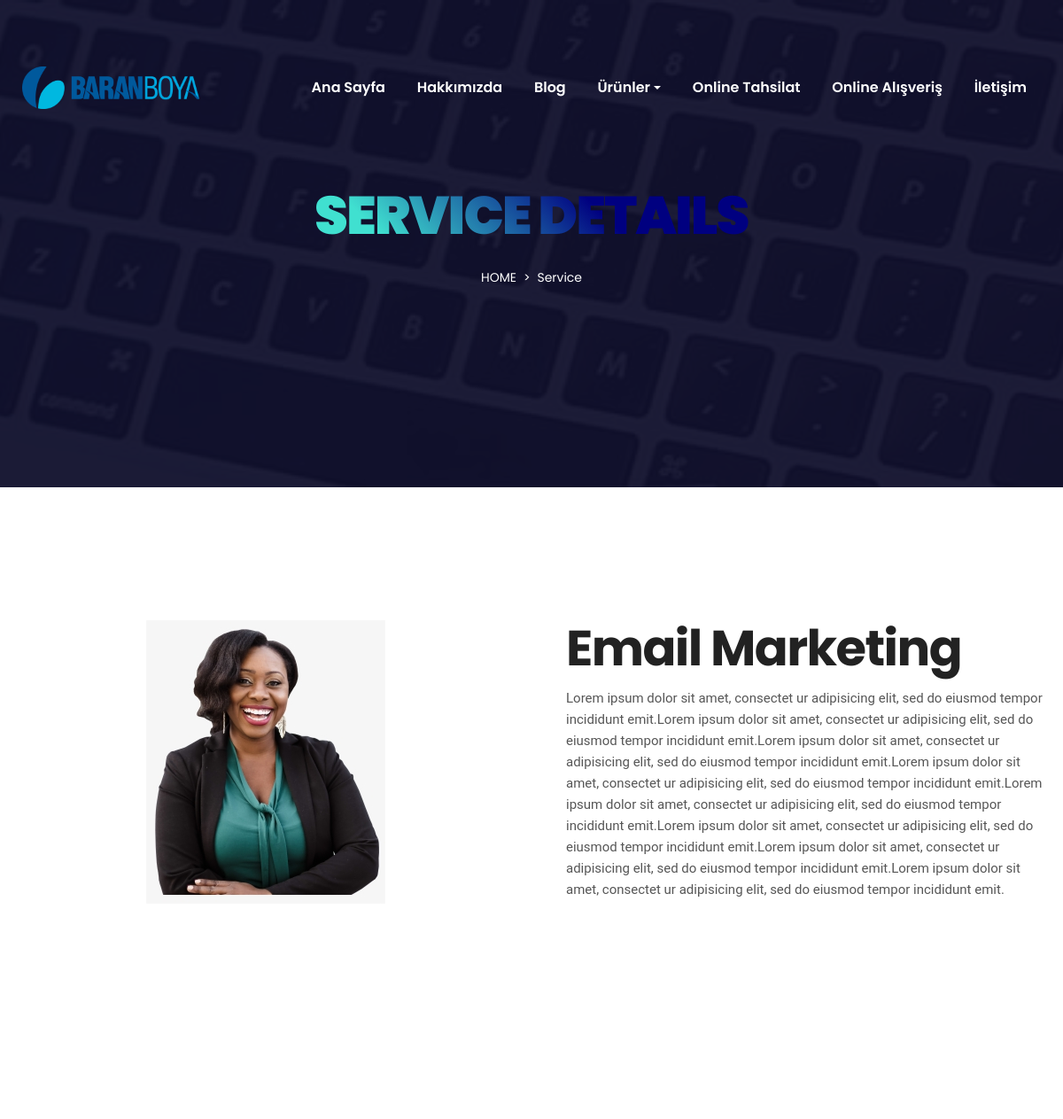
/servicedetail.php?id=3 (upper part), run on an earlier commit of the app's database.
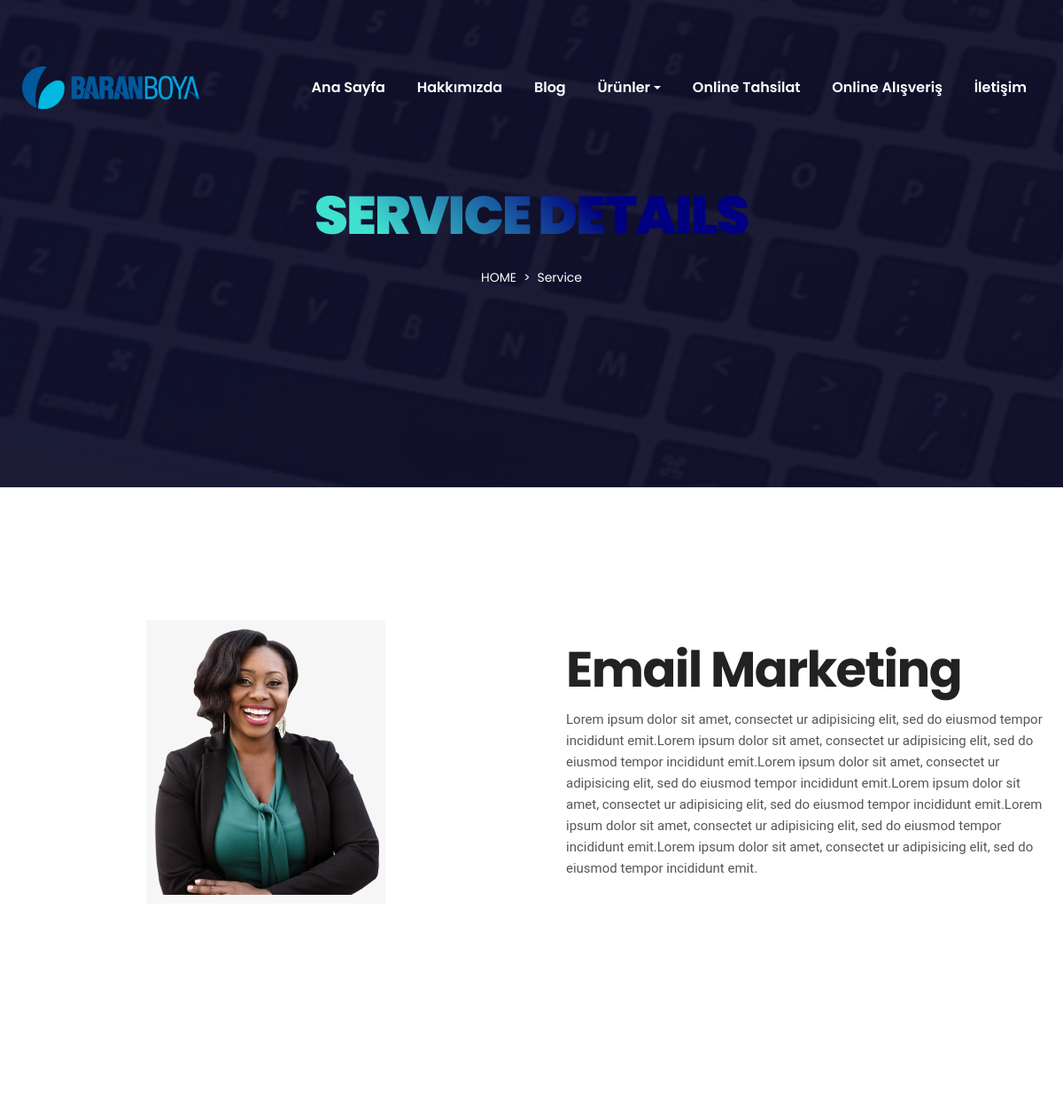
And on a later commit of the database.
### tables this page shows
CREATE TABLE `service` (
  `id` int(11) NOT NULL,
  `service_title` varchar(500) NOT NULL,
  `service_desc` varchar(1000) NOT NULL,
  `service_detail` varchar(2000) NOT NULL,
  `ufile` varchar(1000) NOT NULL,
  `upadated_at` timestamp NOT NULL DEFAULT current_timestamp() ON UPDATE current_timestamp()
);

### servicedetail.php (the view, shortened to what this page needs)
<?php
include "header.php";
$todo= mysqli_real_escape_string($con,$_GET["id"]);
?>
        <section class="section breadcrumb-area overlay-dark d-flex align-items-center">
            <div class="container">
                <div class="row">
                    <div class="col-12">
                        <div class="breadcrumb-content d-flex flex-column align-items-center text-center">
                            <h2 class="text-white text-uppercase mb-3">Service Details</h2>
                            <ol class="breadcrumb">
                                <li class="breadcrumb-item"><a class="text-uppercase text-white" href="home">Home</a></li>
                                <li class="breadcrumb-item text-white active">Service</li>
                            </ol>
                        </div>
                    </div>
                </div>
            </div>
        </section>
        <?php
    $rt=mysqli_query($con,"SELECT * FROM service where id='$todo'");
    $tr = mysqli_fetch_array($rt);
    $service_title = "$tr[service_title]";
    $service_detail = "$tr[service_detail]";
    $ufile = "$tr[ufile]";
?>
        <section class="section about-area ptb_100">
            <div class="container">
                <div class="row justify-content-between align-items-center">
                    <div class="col-12 col-lg-6">
                        <div class="about-thumb text-center">
                            <img src="dashboard/uploads/services/<?php print $ufile;?>" alt="img">
                        </div>
                    </div>
                    <div class="col-12 col-lg-6">
                        <div class="about-content section-heading text-center text-lg-left pl-md-4 mt-5 mt-lg-0 mb-0">
                            <h2 class="mb-3"><?php print $service_title?></h2>
                            <p><?php print $service_detail;?></p>
                        </div>
                    </div>
                </div>
            </div>
        </section>
        <section id="contact" class="contact-area ptb_100">
        </section>
<?php include "footer.php"; ?>

What changed in the data, as far as the page shows it:
changed service "Email Marketing": service_detail "…do eiusmod tempor incididunt emit.Lorem ipsum dolor sit amet, consectet ur adipisicing elit, sed do eiusmod tempor incididunt emit.Lorem ipsum dolor sit amet, consectet ur adipisicing elit, sed do eiusmod tempor incididunt emit." → "…do eiusmod tempor incididunt emit."
